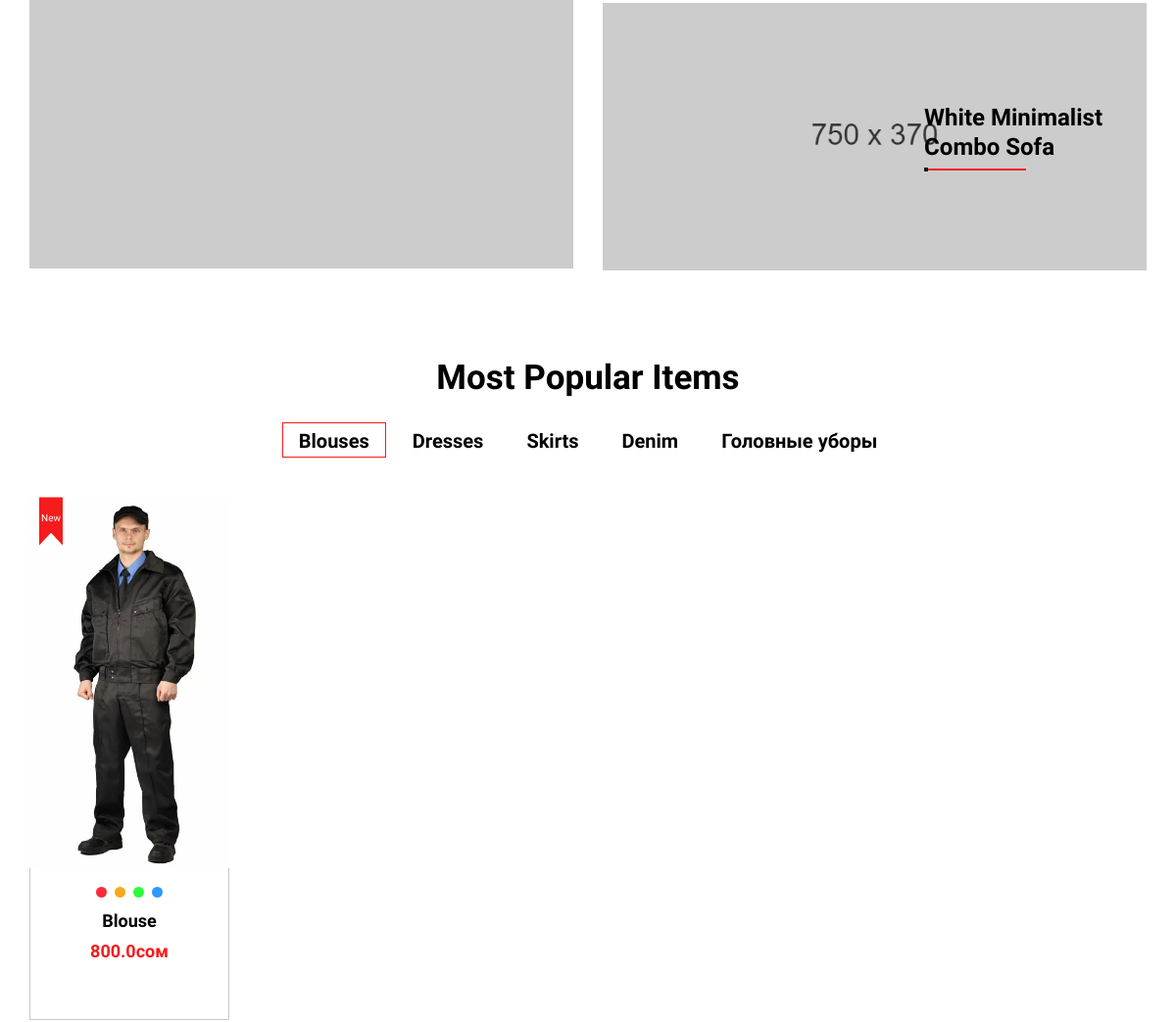
The app's page / (middle part), older data.
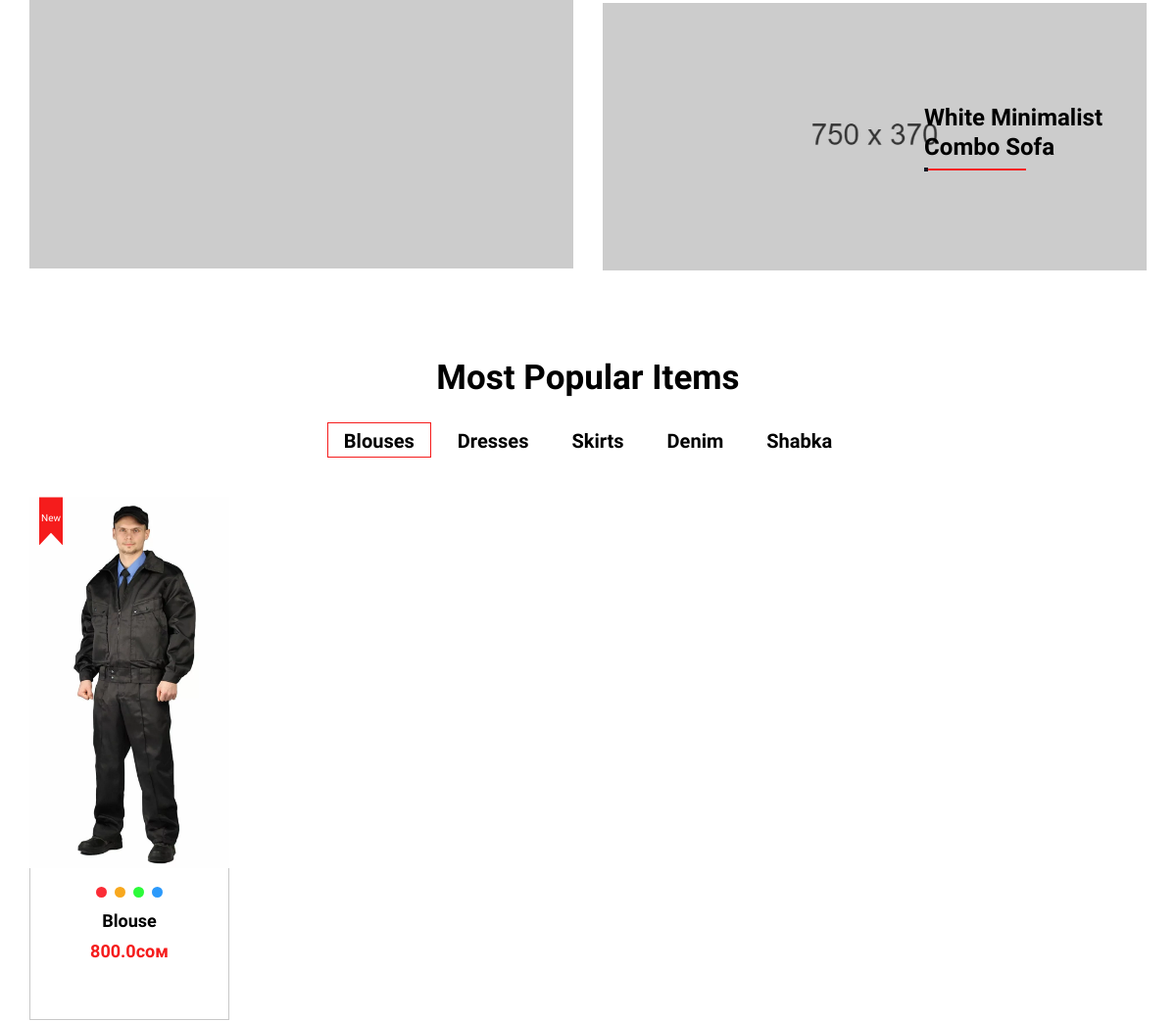
The same page, newer data.
### shop_site/models.py (models this page shows)
class Category(models.Model):
    name = models.CharField(max_length=250)
    image = models.ImageField(null=True, blank=True)
    description = models.CharField(max_length=250)

### shop_site/views.py (the view)
# urls.py: path('', Index.as_view(), name='index'),
class Index(TemplateView):
    template_name = 'index.html'
    def get_context_data(self, **kwargs):
        context = super().get_context_data(**kwargs)
        category = Category.objects.all()[:6]
        for index, value in enumerate(category):
            products = Products.objects.all().filter(categoryObject=value)[:10]
            category[index].products = products
        context['category']=category
        return context

### templates/index.html (shortened to what the changed rows need)
{% extends 'base.html' %}
{% load static %}
{% block content %}
    <main class="main__content_wrapper">
        <section class="banner__section section--padding">
            <div class="container-fluid">
                <div class="row mb--n28">
                    <div class="col-lg-6 col-md-6 col-sm-6 mb-28">
                        <div class="banner__items">
                            <a class="banner__items--thumbnail position__relative" href="shop.html"><img class="banner__items--thumbnail__img" src= '{% static "assets/img/banner/banner5.webp" %}' alt="banner-img">
                                <div class="banner__items--content five">
                                    <h2 class="banner__items--content__title">White Minimalist <br>
                                        Combo Sofa</h2>
                                </div>
                            </a>
                        </div>
                    </div>
                </div>
            </div>
        </section>
        <section class="product__section section--padding pt-0">
            <div class="container-fluid">
                <div class="section__heading text-center mb-30">
                    <h2 class="section__heading--maintitle">Most Popular Items</h2>
                </div>
                <ul class="product__tab--btn d-flex justify-content-center mb-50">
                    {% for item in category %}
                    <li class="product__tab--btn__list {% if item == category.0 %}active{% endif %}" data-toggle="tab" data-target="#{{item.name}}">{{item.name}} </li>
                    {% endfor %}
                </ul>
            </div>
        </section>
    </main>
{% endblock %}

Row changes from the older to the newer data that the page shows:
changed Category: name "Головные уборы" → "Shabka"
